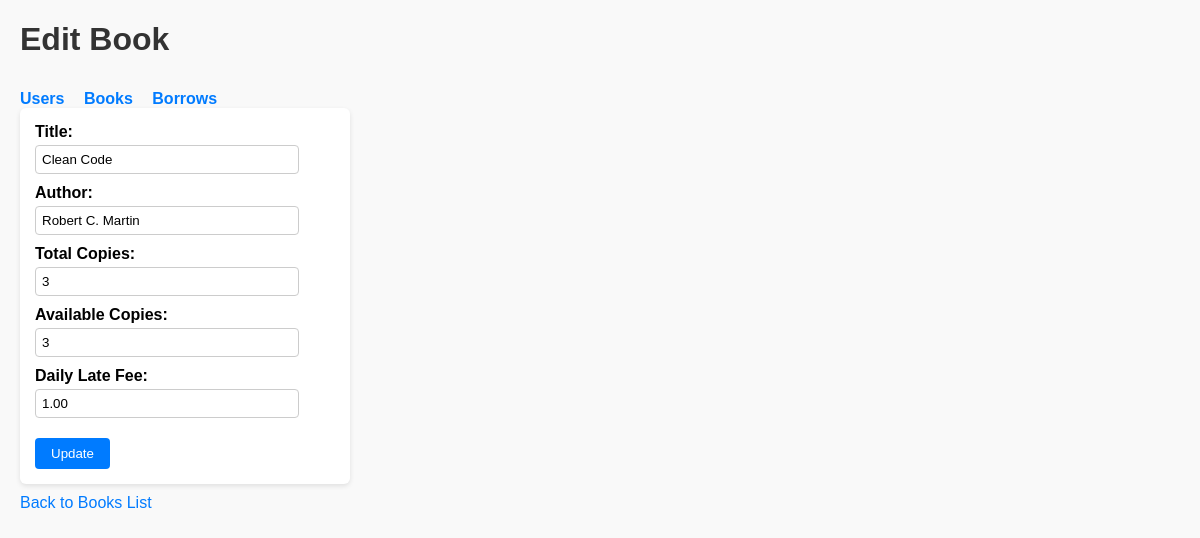
The page /public/book/edit/1 on the database its author committed.
### tables this page shows
CREATE TABLE IF NOT EXISTS books (
  id INT AUTO_INCREMENT PRIMARY KEY,
  title VARCHAR(255) NOT NULL,
  author VARCHAR(150) NOT NULL,
  total_copies INT NOT NULL DEFAULT 1,
  available_copies INT NOT NULL DEFAULT 1,
  daily_late_fee DECIMAL(8,2) DEFAULT 0.50,
  created_at TIMESTAMP DEFAULT CURRENT_TIMESTAMP
);

### app/Controllers/BookController.php (called while the page is built, shortened)
<?php
class BookController extends Controller {
    private Book $bookModel;
    public function __construct() {
        $this->bookModel = new Book();
    }
    public function edit($id = 0): void {
        $id = (int)$id;
        $book = $this->bookModel->find($id);
        $this->view('books/form.php', ['book' => $book]);
    }
}

### public/index.php (called while the page is built, shortened)
<?php
spl_autoload_register(function($class) {
    $prefix = 'App\\';
    $baseDir = __DIR__ . '/../app/';
    if (str_starts_with($class, $prefix)) {
        $relative = substr($class, strlen($prefix));
        $path = $baseDir . str_replace('\\', '/', $relative) . '.php';
    }
});
$uri = trim(str_replace('/library-mvc/public/', '', $_SERVER['REQUEST_URI']), '/');
$segments = explode('/', $uri);
$action     = $segments[1] ?? 'index';
$params     = array_slice($segments, 2);
$action     = preg_replace('/[^a-zA-Z0-9]/', '', $action);
$ctrl = new $controllerClass();
call_user_func_array([$ctrl, $action], $params);

### app/Core/Database.php (called while the page is built, shortened)
<?php
class Database {
    private static ?PDO $instance = null;
    public static function getInstance(): PDO {
        if (self::$instance === null) {
            $db = new self();
            $dsn = "mysql:host={$db->host};dbname={$db->db};charset={$db->charset}";
            try {
                $pdo = new PDO($dsn, $db->user, $db->pass, [
                    PDO::ATTR_ERRMODE => PDO::ERRMODE_EXCEPTION,
                    PDO::ATTR_DEFAULT_FETCH_MODE => PDO::FETCH_ASSOC,
                    PDO::ATTR_EMULATE_PREPARES => false,
                ]);
                self::$instance = $pdo;
            } catch (PDOException $e) {
                error_log('Database Connection Error: ' . $e->getMessage());
                throw new PDOException('Database connection failed.');
            }
        }
        return self::$instance;
    }
}

### app/Core/Model.php (called while the page is built, shortened)
<?php
class Model {
    public function __construct() {
        $this->db = Database::getInstance();
    }
}

### app/Models/Book.php (called while the page is built, shortened)
<?php
class Book extends Model {
    protected string $table = 'books';
    public function find(int $id): ?array {
        $stmt = $this->db->prepare("SELECT * FROM {$this->table} WHERE id = :id LIMIT 1");
        $stmt->execute(['id' => $id]);
        $res = $stmt->fetch();
        return $res ?: null;
    }
}

### app/Views/books/form.php (the view, shortened to what this page needs)
<?php
$id = $book['id'] ?? null;
$title = $book['title'] ?? '';
$author = $book['author'] ?? '';
$totalCopies = $book['total_copies'] ?? 1;
$availableCopies = $book['available_copies'] ?? 1;
$dailyLateFee = $book['daily_late_fee'] ?? 0.5;
$isEdit = isset($book);
$formAction = $isEdit
    ? "/library-mvc/public/book/edit/{$id}"
    : "/library-mvc/public/book/create";
?>
<!doctype html>
<html lang="en">
<head>
</head>
<body>
    <h1><?= $isEdit ? 'Edit' : 'Add' ?> Book</h1>
    <nav>
        <a href="/library-mvc/public/user/index">Users</a>
        <a href="/library-mvc/public/book/index">Books</a>
        <a href="/library-mvc/public/borrow/index">Borrows</a>
    </nav>
    <form method="post" action="<?= htmlspecialchars($formAction, ENT_QUOTES) ?>">
        <label for="title">Title:
            <input type="text" id="title" name="title" required value="<?= htmlspecialchars($title, ENT_QUOTES) ?>">
        </label>
        <label for="author">Author:
            <input type="text" id="author" name="author" required value="<?= htmlspecialchars($author, ENT_QUOTES) ?>">
        </label>
        <label for="total_copies">Total Copies:
            <input type="number" id="total_copies" name="total_copies" min="1" required value="<?= htmlspecialchars($totalCopies, ENT_QUOTES) ?>">
        </label>
        <label for="available_copies">Available Copies:
            <input type="number" id="available_copies" name="available_copies" min="0" required value="<?= htmlspecialchars($availableCopies, ENT_QUOTES) ?>">
        </label>
        <label for="daily_late_fee">Daily Late Fee:
            <input type="number" id="daily_late_fee" name="daily_late_fee" step="0.01" min="0" value="<?= htmlspecialchars($dailyLateFee, ENT_QUOTES) ?>">
        </label>
        <button type="submit"><?= $isEdit ? 'Update' : 'Save' ?></button>
    </form>
    <a href="/library-mvc/public/book/index">Back to Books List</a>
</body>
</html>

### app/Views/books/form.php (style rules this page uses)
body { font-family: Arial, sans-serif; margin: 20px; background: #f9f9f9; }
h1 { color: #333; }
label { display: block; margin-bottom: 10px; font-weight: bold; }
input { padding: 6px; width: 250px; margin-top: 4px; border: 1px solid #ccc; border-radius: 4px; }
button { padding: 8px 16px; margin-top: 10px; cursor: pointer; background-color: #007BFF; color: #fff; border: none; border-radius: 4px; }
a { display: inline-block; margin-top: 10px; text-decoration: none; color: #007BFF; }
nav a { margin-right: 15px; font-weight: bold; }
form { background: #fff; padding: 15px; border-radius: 6px; box-shadow: 0 2px 5px rgba(0,0,0,0.1); width: 300px; }

### rows shown on the page
books: title "Clean Code", author "Robert C. Martin", total_copies "3", available_copies "3", daily_late_fee "1.00"
